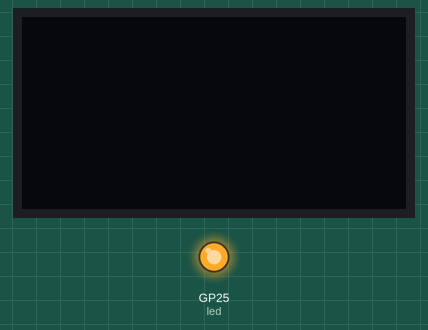
This program was run on a simulated Raspberry Pi Pico running MicroPython. Shown: 128×64 one-colour display, output pins drawn as LEDs (lit = HIGH).

Above: at 0.1 s.
At 2.1 s:
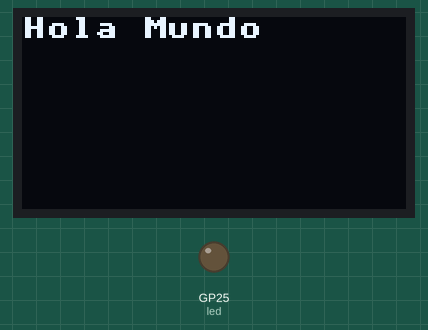
At 3.1 s:
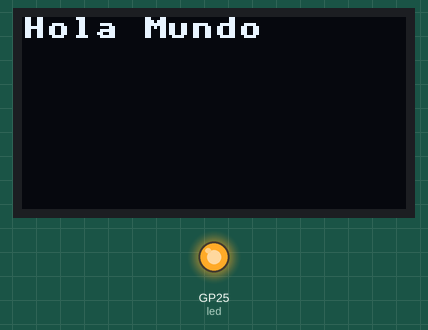
Timing chart, 0 to 130.0 s (numbered marks = the images above):
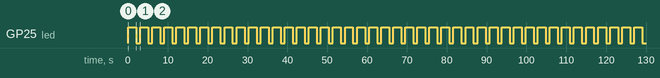

The program:

Ejemplo_micropython.py
```python
import machine
import ssd1306
import time
from machine import Pin

# Configurar el objeto I2C para la comunicación con la pantalla OLED
i2c = machine.I2C(1, scl=machine.Pin(15), sda=machine.Pin(14))  # Cambia los pines según tu conexión

# Crear una instancia del objeto SSD1306 para la pantalla OLED
oled = ssd1306.SSD1306_I2C(128, 64, i2c)

# Configurar el pin 25 como salida para el LED
led = Pin(25, Pin.OUT)

while True:
    # Encender el LED
    led.value(1)

    # Esperar 2 segundos
    time.sleep(2)

    # Apagar el LED
    led.value(0)

    # Borrar la pantalla
    oled.fill(0)

    # Mostrar "Hola mundo"
    oled.text("Hola Mundo", 0, 0, 1)
    oled.show()

    # Esperar un segundo
    time.sleep(1)
```

Measured:
- by itself, GP25 (led): alternates HIGH for 2.0 s and LOW for 1.0 s
